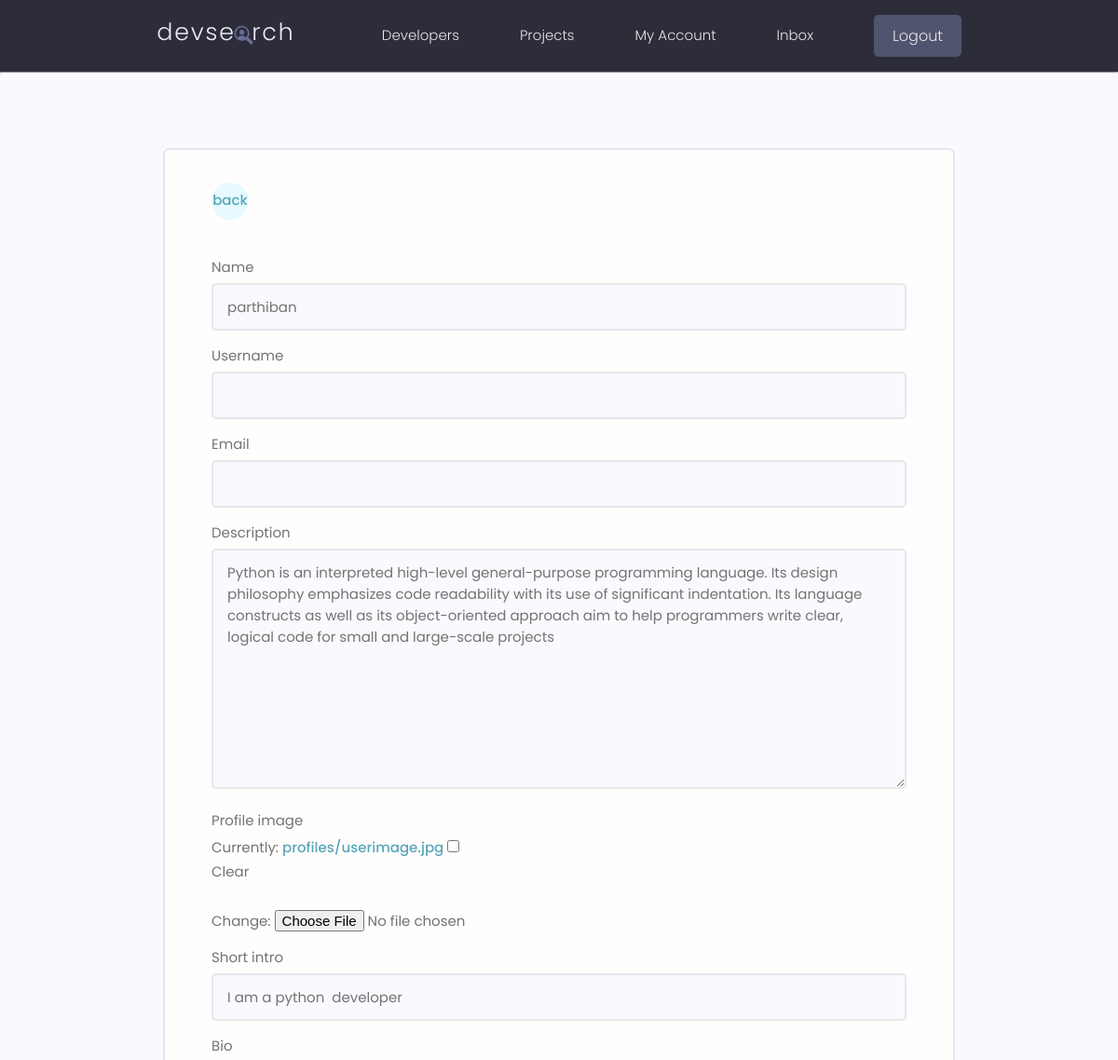
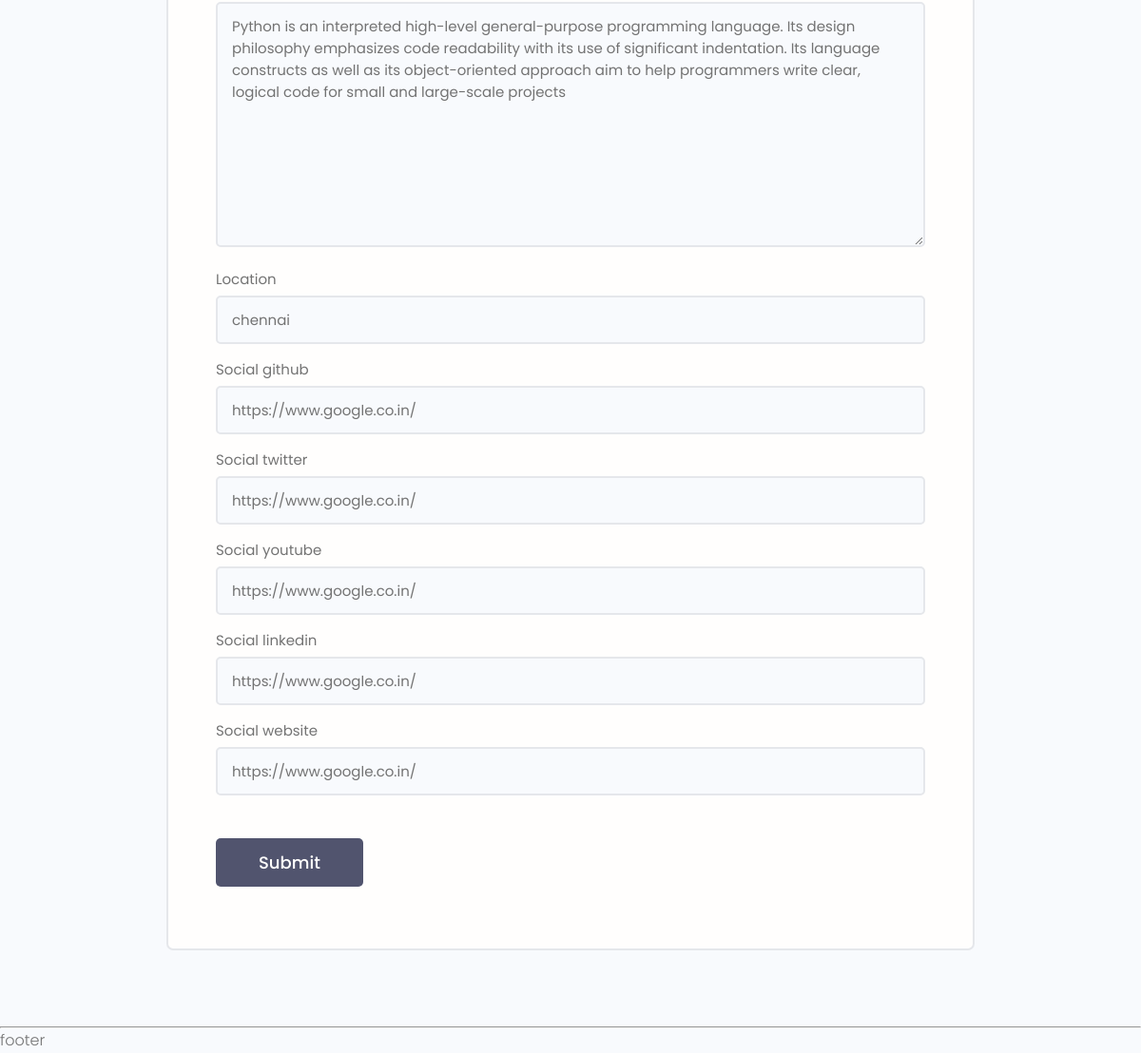
Screenshot of /editprofile/ (signed in) with the database file from the repository (2 pictures, top to bottom).
### users/models.py (models this page shows, shortened)
class Profile(models.Model):
    user = models.OneToOneField(User,on_delete=models.CASCADE,null=True,blank=True)
    name = models.CharField(max_length=200)
    username = models.CharField(max_length=200,null=True,blank=True)
    email = models.EmailField(null=True,blank=True)
    description = models.TextField(null=True,blank=True)
    profile_image = models.ImageField(upload_to='profiles/',default='profiles/pattern.jpg',null=True,blank=True)
    short_intro = models.CharField(max_length=1000,null=True,blank=True)
    bio = models.TextField(null=True,blank=True)
    location = models.CharField(max_length=200,null=True,blank=True)
    social_github = models.CharField(max_length=2000,null=True,blank=True)
    social_twitter = models.CharField(max_length=2000,null=True,blank=True)
    social_youtube = models.CharField(max_length=2000,null=True,blank=True)
    social_linkedin = models.CharField(max_length=2000,null=True,blank=True)
    social_website = models.CharField(max_length=2000,null=True,blank=True)
    created=models.DateTimeField(auto_now_add=True)

### users/views.py (the view)
# urls.py: path('editprofile/',views.editprofile,name='editprofile'),
@login_required(login_url='users:login')
def editprofile(request):
    profile = request.user.profile
    form = Profileform(instance=profile)
    if request.method =='POST':
        form = Profileform(request.POST,request.FILES,instance=profile)
        if form.is_valid():
            form.save()
            messages.success(request,'profile updated successfully')
            return redirect('users:account')
    context={'form':form}
    return render(request,'users/editprofile.html',context)

### users/forms.py
class Profileform(ModelForm):
    class Meta:
        model = Profile
        fields = ['name','username','email','description','profile_image','short_intro','bio','location','social_github','social_twitter','social_youtube','social_linkedin','social_website']
    def __init__(self,*args,**kwargs):
        super().__init__(*args,**kwargs)
        for label,field in self.fields.items():
            field.widget.attrs.update({'class':'input'})

### users/templates/users/editprofile.html (shortened to what this page needs)
{% extends 'main.html' %}
{% block content %}
<main class="formPage my-xl">
    <div class="content-box">
        <div class="formWrapper">
            <a class="backButton" href="{% url 'users:account' %}">back</a>
            <br>
            <form class="form" method="POST" action="" enctype="multipart/form-data">
                {% for field in form %}
                <div class="form__field">
                    <label for="formInput#text">{{field.label}}</label>
                    {{field}}
                </div>
                {% endfor %}
                <input class="btn btn--sub btn--lg  my-md" type="submit" value="Submit" />
            </form>
        </div>
    </div>
</main>
{% endblock %}

### static/styles/app.css (style rules this page uses)
:root { --color-sub: #2d2d39; }
.btn--sub { background-color: var(--color-sub-light); }
.content-box { width: 95%; max-width: 85rem; margin: 0 auto; }
.backButton { background: var(--color-main-light); color: var(--color-main); width: 4rem; height: 4rem; display: flex; align-items: center; justify-content: center; border-radius: 50%; }
.formPage .formWrapper { list-style: none; background: var(--color-white); padding: 3.5rem 5rem; border: 2px solid var(--color-light); border-radius: 0.7rem; }

### static/uikit/styles/modules/_variables.css (style rules this page uses)
:root { --color-main: #5aa5b9; --color-main-light: #e6faff; --color-sub: #3f4156; --color-sub-light: #51546e; --color-sub-lighter: #ededfd; --color-text: #737373; --color-gray: #8b8b8b; --color-light: #e5e7eb; --color-light-gray: #767676; --color-bg: #f8fafd; --color-white: #fffefd; --color-white-light: #f3f3f3; --color-success: #359e64; --color-success-bg: #def8e8; --color-error: #fc4b0b; --color-error-bg: #fff2ee; --font-base: 'Poppins', arial, helvetica, 'Segoe UI', roboto, ubuntu, sans-serif; --font-monospace: 'Fira Code', 'Courier New', courier, monospace; --font-regular: 300; --font-medium: 500; --font-bold: 700; --generic-shadow: 1px 1px 5px #00000010; --generic-transition: all 0.3s ease-in-out; }

### static/uikit/styles/modules/_base.css (style rules this page uses)
* { margin: 0; padding: 0; box-sizing: border-box; text-rendering: optimizeLegibility; color: inherit; font-size: inherit; }
html { font-size: 50%; }
@media only screen and (min-width: 480px) { html { font-size: 56.25%; } }
@media only screen and (min-width: 1200px) { html { font-size: 62.5%; } }
body { line-height: 1.6; font-weight: 400; font-size: 1.5rem; color: var(--color-text); background-color: var(--color-bg); min-height: 100vh; }

### static/uikit/styles/modules/_typography.css (style rules this page uses)
* { font-family: var(--font-base); }
a { padding-bottom: 2px; text-decoration: none; display: inline-block; color: var(--color-main); font-weight: var(--font-medium); }

### static/uikit/styles/modules/_utilities.css (style rules this page uses)
.my-md { margin: 3rem auto; }
.my-xl { margin: 8rem auto; }

### static/uikit/styles/modules/_button.css (style rules this page uses)
.btn { display: inline-block; position: relative; cursor: pointer; background-color: var(--color-light); font-weight: var(--font-medium); color: var(--color-sub); text-decoration: none; padding: 1rem 2rem; border-radius: 0.5rem; border: none; width: -webkit-fit-content; width: -moz-fit-content; width: fit-content; height: -webkit-fit-content; height: -moz-fit-content; height: fit-content; font-size: 1.6rem; outline-width: 0; outline-color: transparent; -webkit-backface-visibility: hidden; backface-visibility: hidden; transition: all 0.3s ease-in-out; }
.btn--sub { background-color: var(--color-sub); color: var(--color-white); }
.btn--lg { font-size: 1.8rem; padding: 1.2rem 4.5rem; }

### static/uikit/styles/modules/_form.css (style rules this page uses)
.form { display: block; }
.form__field { margin-top: 1.5rem; margin-bottom: 1.5rem; }
.form__label, .form__field > label { display: block; margin-bottom: 0.5rem; color: var(--color-text); }
input.input[type='text'], input.input[type='email'], input.input[type='password'], input.input[type='number'], select.input, textarea.input { min-width: 24rem; width: 100%; padding: 1.2rem 1.5rem; border-radius: 0.5rem; border: 2px solid var(--color-light); transition: all 0.3s ease-in-out; background-color: var(--color-bg); }

### rows the page displays
Profile: form "parthiban" "Python is an interpreted high-level general-purpose programming language. Its design philosophy emphasizes code readability with its use of significant indentation. Its language constructs as well as its object-oriented approach aim to help programmers write clear, logical code for small and large-scale projects" "I am a python developer" "Python is an interpreted high-level general-purpose programming language. Its design philosophy emphasizes code readability with its use of significant indentation. Its language constructs as well as its object-oriented approach aim to help programmers write clear, logical code for small and large-scale projects" "chennai" "https://www.google.co.in/" "https://www.google.co.in/" "https://www.google.co.in/" "https://www.google.co.in/" "https://www.google.co.in/"

### other values shown
{{ field.label }} "Name" "Username" "Email" "Description" "Profile image" "Short intro" "Bio" "Location" "Social github" "Social twitter" "Social youtube" "Social linkedin" "Social website"
